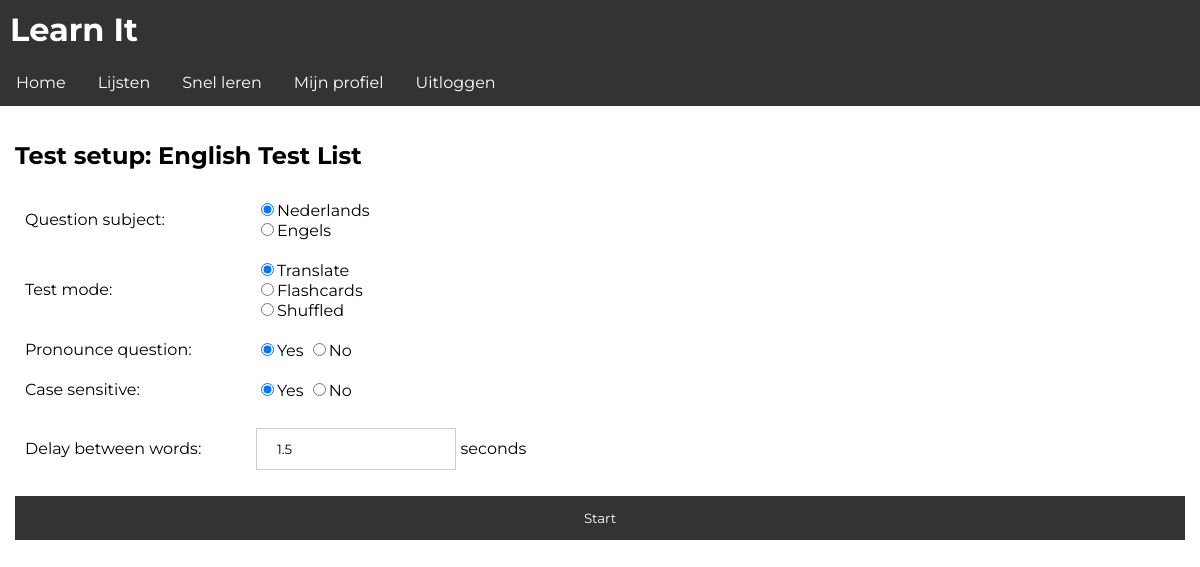
The page /app/test/8 (signed in) on the database its author committed.
### learnit/models.py (models this page shows, shortened)
class List(models.Model):
    name = models.CharField(max_length=255)
    owner = models.ForeignKey(to=User, on_delete=models.CASCADE)
    question_subject = models.ForeignKey(to=Subject, on_delete=models.PROTECT, related_name='question_subject')
    answer_subject = models.ForeignKey(to=Subject, on_delete=models.PROTECT, related_name='answer_subject')
    questions = models.ManyToManyField(to=Question)

class Subject(models.Model):
    name = models.CharField(max_length=255)
    name_dutch = models.CharField(max_length=255, default="UNKNOWN")
    tts_support = models.BooleanField(default=False)

### learnit/views.py (the view, shortened to what this page needs)
# urls.py: path('app/test/<int:list_id>', views.test, name='test'),
def test(request, list_id):
    try:
        n_list = List.objects.get(pk=list_id, owner=request.user)
    except:
        return redirect('/app/lists')
    if not request.GET:
        return render(request, 'app/test_setup.html', generate_context(request, {
            'list': n_list
        }))

### learnit/views.py (called while the page is built)
def generate_context(request, context):
    if request.user.is_authenticated:
        settings = Settings.objects.get(user=request.user)
        context['settings_theme'] = settings.interface_theme
        context['settings_lang'] = settings.interface_language
    return context

### templates/app/test_setup.html (shortened to what this page needs)
{% extends 'base.html' %}
{% block content %}
    <h2>Test setup: {{ list.name }}</h2>
    <form method="get" action="" id="form">
        <table id="test_form">
            <tr>
                <td>Question subject:</td>
                {% if settings_lang == 0 %}
                    <td>
                        <input type="radio" name="question_subject" value="question"
                               checked="checked">{{ list.question_subject }} <br>
                        <input type="radio" name="question_subject" value="answer">{{ list.answer_subject }}
                    </td>
                {% elif settings_lang == 1 %}
                    <td>
                        <input type="radio" name="question_subject" value="question"
                               checked="checked">{{ list.question_subject.name_dutch }} <br>
                        <input type="radio" name="question_subject" value="answer">{{ list.answer_subject.name_dutch }}
                    </td>
                {% endif %}
            </tr>
            <tr>
                <td>Test mode:</td>
                <td>
                    <input type="radio" name="test_mode" value="translate" checked="checked">Translate <br>
                    <input type="radio" name="test_mode" value="flashcards">Flashcards <br>
                    <input type="radio" name="test_mode" value="shuffle">Shuffled
                </td>
            </tr>
            <tr>
                <td>Pronounce question:</td>
                <td>
                    <input type="radio" name="tts" value="yes" checked="checked">Yes
                    <input type="radio" name="tts" value="no">No
                </td>
            </tr>
            <tr>
                <td>Case sensitive:</td>
                <td>
                    <input type="radio" name="case_sensitive" value="yes" checked="checked">Yes
                    <input type="radio" name="case_sensitive" value="no">No
                </td>
            </tr>
            <tr>
                <td>Delay between words:</td>
                <td>
                    <input id="delay_input" type="number" name="delay" value="1.5"> seconds
                </td>
            </tr>
        </table>
        <input type="submit" value="Start">
    </form>
{% endblock %}

### learnit/static/css/style_light.css (style rules this page uses)
html, body { margin: 0; padding: 0; }
* { font-family: 'Montserrat', sans-serif; }
input[type=text], input[type=password], input[type=email], input[type=number], select { width: 100%; padding: 12px 20px; margin: 8px 0; display: inline-block; border: 1px solid #ccc; box-sizing: border-box; width: 100%; }
input[type=submit], button { width: 100%; background-color: #333; color: white; padding: 14px 20px; margin: 8px 0; border: none; cursor: pointer; }
table { width: 100%; vertical-align: top; text-align: left; border-spacing: 0; border-collapse: collapse; }
td { width: auto; }
td { margin: 0; padding: 10px; }
h2 { font-weight: bold; }
#test_form { width: 50%; }
#delay_input { width: 60%; }

### rows shown on the page
List: name "English Test List", question_subject.name_dutch "Nederlands", answer_subject.name_dutch "Engels"
